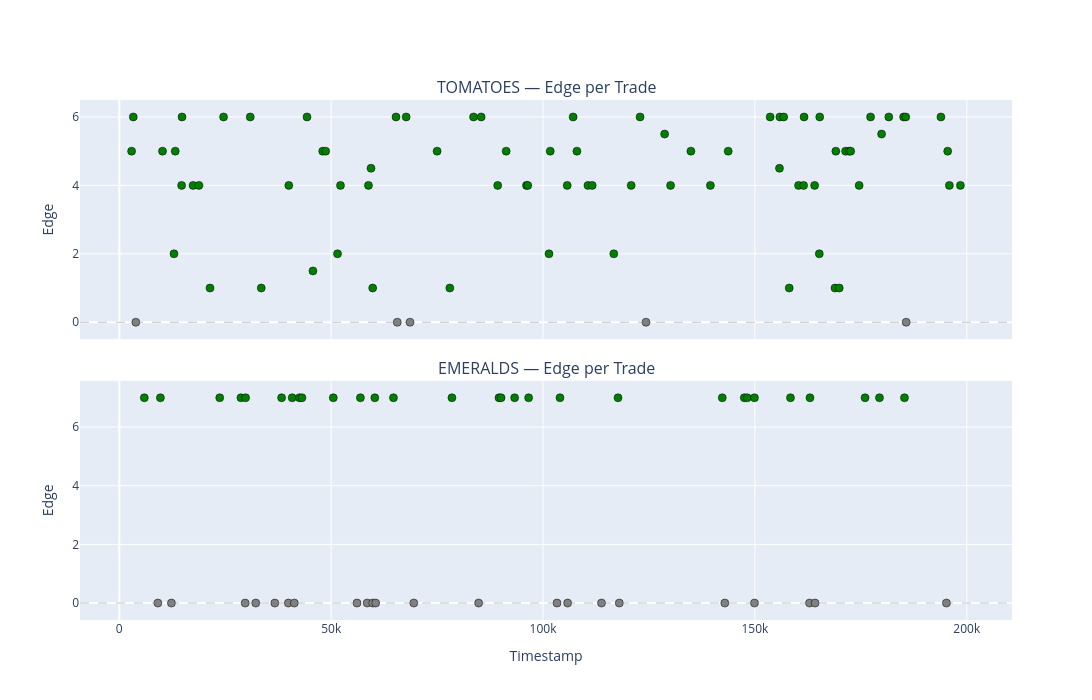

Here is the notebook cell this chart was saved with:
### Markdown cell above
### 5b — Edge 散点时序图

每笔成交的 edge 随时间变化，观察是否有时段 edge 恶化。

### Code cell
fig = make_subplots(rows=len(products), cols=1, shared_xaxes=True,
                    subplot_titles=[f"{p} — Edge per Trade" for p in products],
                    vertical_spacing=0.08)

for i, product in enumerate(products, 1):
    pt = my_with_wm.filter(pl.col("product") == product).sort("timestamp")
    if pt.height == 0:
        continue

    # 颜色：正 edge 绿，零 edge 灰，负 edge 红
    colors = ["green" if e > 0 else ("gray" if e == 0 else "red") for e in pt["edge"].to_list()]

    fig.add_trace(go.Scatter(
        x=pt["timestamp"].to_list(), y=pt["edge"].to_list(),
        mode="markers",
        marker=dict(color=colors, size=8, line=dict(width=0.5, color="black")),
        customdata=list(zip(pt["quantity"].to_list(), pt["trade_type"].to_list(), pt["price"].to_list())),
        hovertemplate="t=%{x}<br>edge=%{y}<br>qty=%{customdata[0]}<br>%{customdata[1]} @ %{customdata[2]}<extra></extra>",
        name=product, showlegend=False,
    ), row=i, col=1)
    fig.add_hline(y=0, line_dash="dash", line_color="gray", line_width=0.5, row=i, col=1)
    fig.update_yaxes(title_text="Edge", row=i, col=1)

fig.update_xaxes(title_text="Timestamp", row=len(products), col=1)
fig.update_layout(height=350 * len(products), width=1200)
fig.show()

### Figure 1 — Plotly figure (JSON) as saved in the notebook; plotly's stock layout.template omitted (floating-point values rounded to 4 significant figures; data arrays with more than 128 entries replaced by an {"elided": "..."} marker saying what was removed)
{"data": [{"customdata": {"elided": "80x3 mixed values"}, "hovertemplate": "t=%{x}<br>edge=%{y}<br>qty=%{customdata[0]}<br>%{customdata[1]} @ %{customdata[2]}<extra></extra>", "marker": {"color": ["green", "green", "gray", "green", "green", "green", "green", "green", "green", "green", "green", "green", "green", "green", "green", "green", "green", "green", "green", "green", "green", "green", "green", "green", "green", "gray", "green", "gray", "green", "green", "green", "green", "green", "green", "green", "green", "green", "green", "green", "green", "green", "green", "green", "green", "green", "green", "gray", "green", "green", "green", "green", "green", "green", "green", "green", "green", "green", "green", "green", "green", "green", "green", "green", "green", "green", "green", "green", "green", "green", "green", "green", "green", "green", "green", "green", "gray", "green", "green", "green", "green"], "line": {"color": "black", "width": 0.5}, "size": 8}, "mode": "markers", "name": "TOMATOES", "showlegend": false, "type": "scatter", "x": [2900, 3300, 3900, 10200, 12900, 13200, 14700, 14800, 17400, 18800, 21400, 24600, 30900, 33500, 40000, 44300, 45700, 48000, 48700, 51500, 52200, 58800, 59400, 59800, 65300, 65600, 67700, 68600, 75000, 78000, 83600, 85400, 89300, 91300, 96100, 96400, 101400, 101700, 105700, 107100, 108000, 110600, 111600, 116700, 120800, 122900, 124300, 128700, 130100, 134900, 139500, 143700, 153600, 155800, 155900, 156800, 158100, 160300, 161500, 161600, 164100, 165200, 165300, 168900, 169100, 169900, 171400, 172200, 172600, 174600, 177300, 179900, 181600, 185100, 185600, 185700, 193900, 195500, 195900, 198500], "xaxis": "x", "y": [5, 6, 0, 5, 2, 5, 4, 6, 4, 4, 1, 6, 6, 1, 4, 6, 1.5, 5, 5, 2, 4, 4, 4.5, 1, 6, 0, 6, 0, 5, 1, 6, 6, 4, 5, 4, 4, 2, 5, 4, 6, 5, 4, 4, 2, 4, 6, 0, 5.5, 4, 5, 4, 5, 6, 4.5, 6, 6, 1, 4, 4, 6, 4, 2, 6, 1, 5, 1, 5, 5, 5, 4, 6, 5.5, 6, 6, 6, 0, 6, 5, 4, 4], "yaxis": "y"}, {"customdata": {"elided": "51x3 mixed values"}, "hovertemplate": "t=%{x}<br>edge=%{y}<br>qty=%{customdata[0]}<br>%{customdata[1]} @ %{customdata[2]}<extra></extra>", "marker": {"color": ["green", "gray", "green", "gray", "green", "green", "gray", "green", "gray", "gray", "green", "gray", "green", "gray", "green", "green", "green", "gray", "green", "gray", "gray", "green", "gray", "green", "gray", "green", "gray", "green", "green", "green", "green", "gray", "green", "gray", "gray", "green", "gray", "green", "gray", "green", "green", "gray", "green", "green", "gray", "green", "gray", "green", "green", "green", "gray"], "line": {"color": "black", "width": 0.5}, "size": 8}, "mode": "markers", "name": "EMERALDS", "showlegend": false, "type": "scatter", "x": [5900, 9100, 9700, 12300, 23700, 28700, 29700, 29800, 32200, 36700, 38300, 39900, 40800, 41300, 42500, 43100, 50500, 56100, 56900, 58500, 59800, 60300, 60500, 64700, 69500, 78500, 84800, 89600, 90100, 93300, 96600, 103300, 104000, 105800, 113800, 117700, 118000, 142300, 142900, 147500, 148200, 149900, 149900, 158400, 162900, 163000, 164200, 176000, 179400, 185300, 195200], "xaxis": "x2", "y": [7, 0, 7, 0, 7, 7, 0, 7, 0, 0, 7, 0, 7, 0, 7, 7, 7, 0, 7, 0, 0, 7, 0, 7, 0, 7, 0, 7, 7, 7, 7, 0, 7, 0, 0, 7, 0, 7, 0, 7, 7, 0, 7, 7, 0, 7, 0, 7, 7, 7, 0], "yaxis": "y2"}], "layout": {"annotations": [{"font": {"size": 16}, "showarrow": false, "text": "TOMATOES — Edge per Trade", "x": 0.5, "xanchor": "center", "xref": "paper", "y": 1, "yanchor": "bottom", "yref": "paper"}, {"font": {"size": 16}, "showarrow": false, "text": "EMERALDS — Edge per Trade", "x": 0.5, "xanchor": "center", "xref": "paper", "y": 0.46, "yanchor": "bottom", "yref": "paper"}], "height": 700, "shapes": [{"line": {"color": "gray", "dash": "dash", "width": 0.5}, "type": "line", "x0": 0, "x1": 1, "xref": "x domain", "y0": 0, "y1": 0, "yref": "y"}, {"line": {"color": "gray", "dash": "dash", "width": 0.5}, "type": "line", "x0": 0, "x1": 1, "xref": "x2 domain", "y0": 0, "y1": 0, "yref": "y2"}], "width": 1200, "xaxis": {"anchor": "y", "domain": [0, 1], "matches": "x2", "showticklabels": false}, "xaxis2": {"anchor": "y2", "domain": [0, 1], "title": {"text": "Timestamp"}}, "yaxis": {"anchor": "x", "domain": [0.54, 1], "title": {"text": "Edge"}}, "yaxis2": {"anchor": "x2", "domain": [0, 0.46], "title": {"text": "Edge"}}}}
